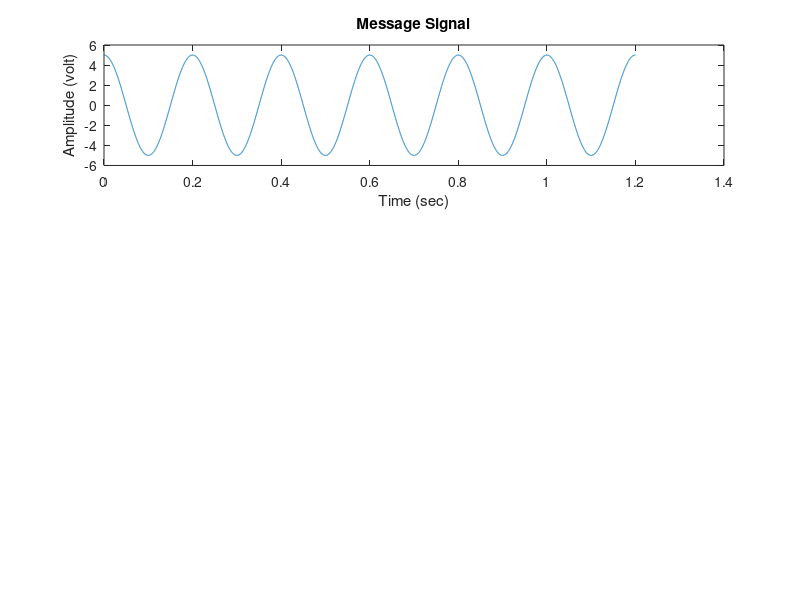
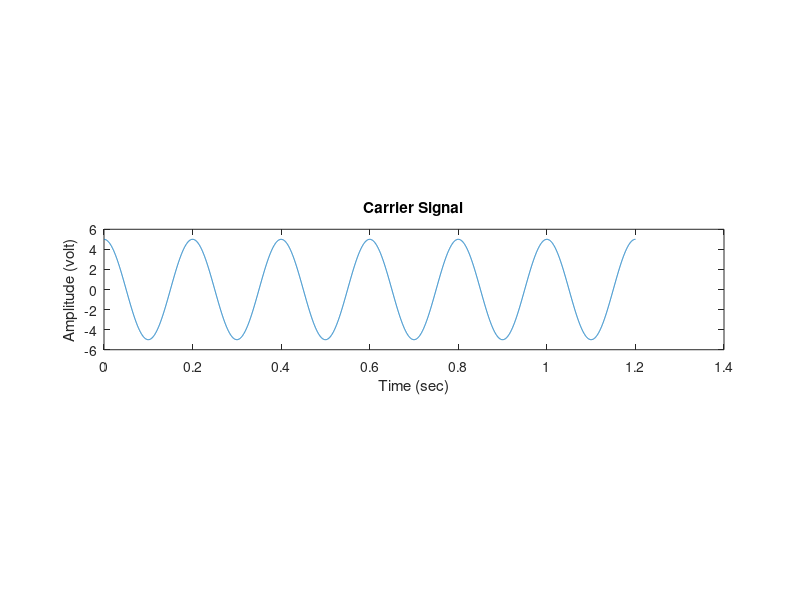
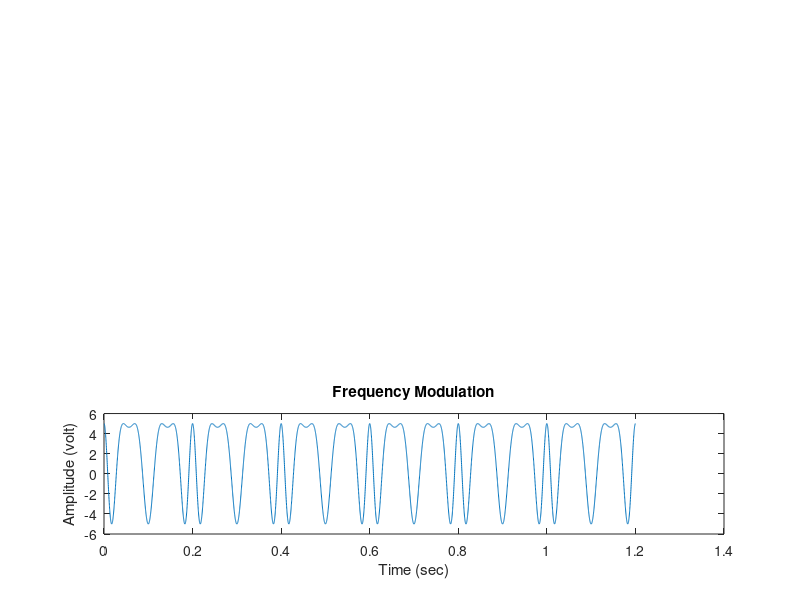

MATLAB code to generate these figures, in order:
%% 𝔸𝕓𝕕𝕦𝕝𝕝𝕒𝕙 𝔸𝕝 𝕄𝕒𝕤𝕦𝕞
% standard input 10 500 50 10000

clc;        %% clearing comment 
clear all;  %% clearing workspace
close all;  %% closing all window (like graph window)

Am = input("enter message signal amplitude: ");
fm = input("enter message signal frequency: ");
Ac = input("enter carrier signal amplitude: ");
fc = input("enter carrier signal frequency: ");

initPhase = 0;
Tm = 1/fm;
t = 0 : Tm/1000 : 6*Tm;
Kf = 1;    %% change Kf from 0 to 1 and see graph But i didn't use Kf containing formula,it's call frequency sensitivity
Mt = cos(2*pi*fm*t);
Ct = cos(2*pi*fc*t);

%% This is for message signal %%
Ymsg = Am.*Mt;
figure(1);
subplot(3,1,1);
plot(t,Ymsg);
%%disp(Ymsg);
title("Message Signal");
xlabel("Time (sec)");
ylabel("Amplitude (volt)");


%% This is for Carrier signal %%
Yc = Ac.*Ct;
figure(2);
subplot(3,1,2);
plot(t,Yc);
%%disp(Ym);
title("Carrier Signal");
xlabel("Time (sec)");
ylabel("Amplitude (volt)");


%% This is for Frequency modulated signal %%
beta = (Am*Kf)/fm;   %% modulation index for frequency
%% if beta > 1 , then Widebanded Frequency Modulation
%% if beta < 1 , then NarrowbBanded Frequency Modulation
%% But for simplicity , i'm using general formula , ommiting beta
Ym = Ac.*cos((2*pi*fc*t) + (Am.*sin(2*pi*fm*t)));
figure(3);
subplot(3,1,3);
plot(t,Ym);
%%disp(Ym);
title("Frequency Modulation");
xlabel("Time (sec)");
ylabel("Amplitude (volt)");
